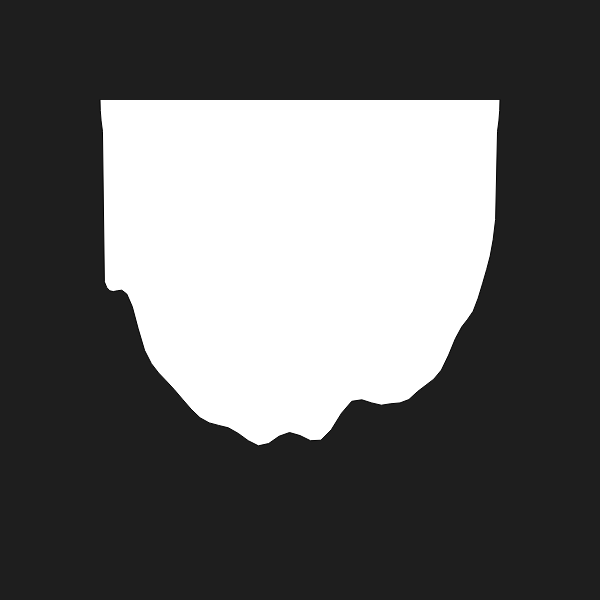
Frame 1 (no input)
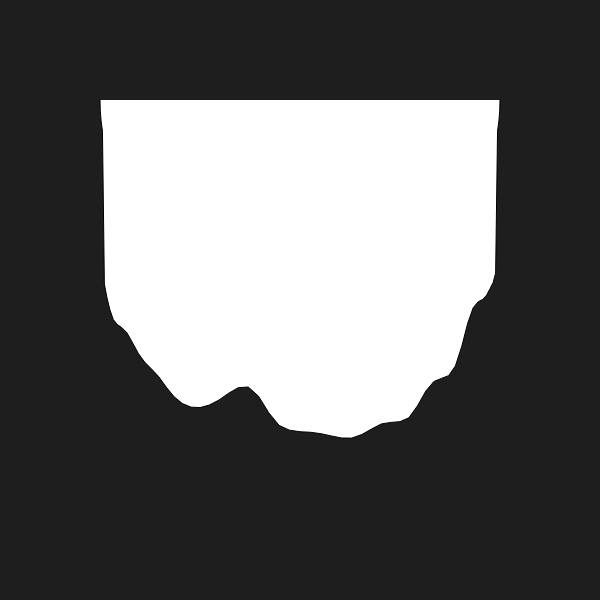
Frame 60 (no input)
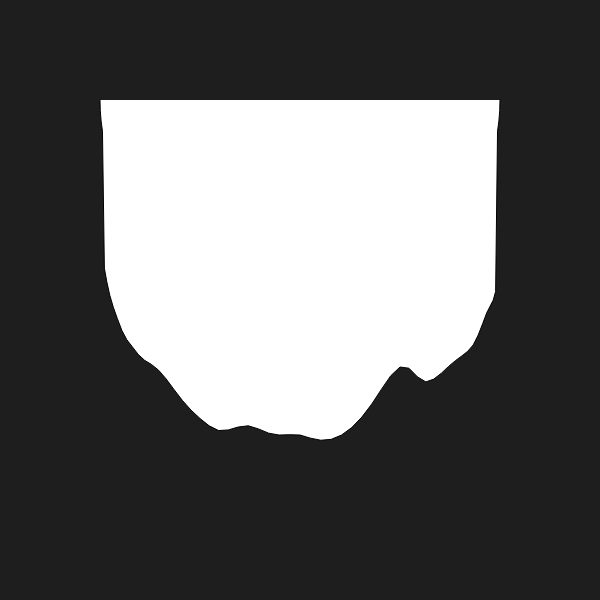
Frame 120 (the mouse pressed at the canvas centre since frame 60)

The p5.js sketch that drew these frames (run headless with seeded random() and noise() and a simulated clock; from frame 60 on, the mouse is pressed at the canvas centre):

// p5.js sketch
// ── sketch.js
function setup() {
  createCanvas(600, 600);
  noiseDetail(4, 0.75);
  noiseSeed(3);
}

function draw() {
  background(30);
  var noiseStep = frameCount/100;

  translate(width/2, 100);
  beginShape();

  for(var degree = 0; degree <= 180; degree += 3) {

    var x = cos(radians(degree)) * 200;
    var y = sin(radians(degree)) * 200;

    if(degree > 10 && degree < 170) {
      y += noise(noiseStep) * 150;
    }

    vertex(x, y);

    noiseStep += 0.04;
  }

  endShape();
}
